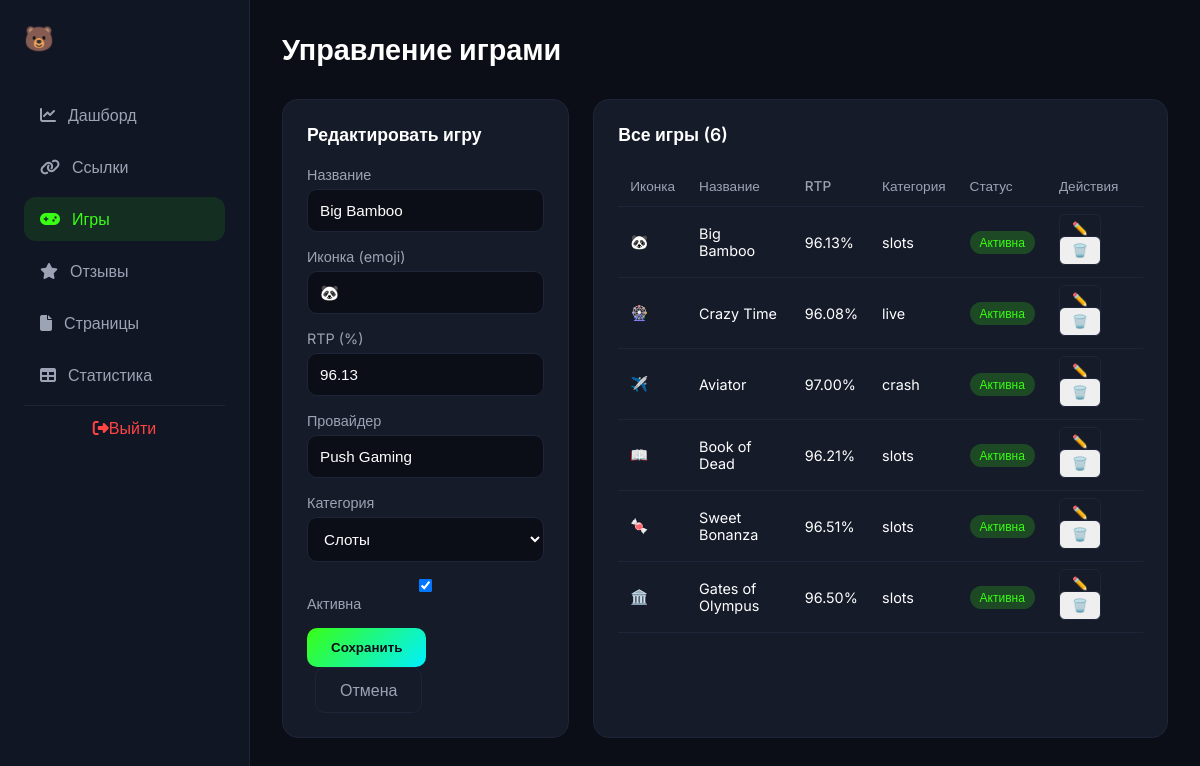
Page /admin/games.php?edit=6 (signed in) on the committed database.
### tables this page shows
CREATE TABLE games (
    id INT AUTO_INCREMENT PRIMARY KEY,
    name VARCHAR(255) NOT NULL,
    icon VARCHAR(10) DEFAULT '🎰',
    rtp DECIMAL(5,2) DEFAULT 96.00,
    provider VARCHAR(100),
    category ENUM('slots', 'live', 'crash') DEFAULT 'slots',
    is_active TINYINT(1) DEFAULT 1,
    sort_order INT DEFAULT 0,
    created_at TIMESTAMP DEFAULT CURRENT_TIMESTAMP,
    updated_at TIMESTAMP DEFAULT CURRENT_TIMESTAMP ON UPDATE CURRENT_TIMESTAMP
);

### admin/games.php (the view, shortened to what this page needs)
<?php
$db = getDB(); $message = '';
$games = $db->query("SELECT * FROM games ORDER BY id DESC")->fetchAll();
$edit = null;
if (isset($_GET['edit'])) { $stmt = $db->prepare("SELECT * FROM games WHERE id=?"); $stmt->execute([$_GET['edit']]); $edit = $stmt->fetch(); }
?>
<!DOCTYPE html>
<html lang="ru">
<head>
    <link rel="stylesheet" href="https://cdnjs.cloudflare.com/ajax/libs/font-awesome/6.4.0/css/all.min.css">
</head>
<body>
    <aside class="sidebar">
        <div class="sidebar-logo">🐻</div>
        <ul class="sidebar-nav">
            <li><a href="dashboard.php"><i class="fas fa-chart-line"></i>Дашборд</a></li>
            <li><a href="links.php"><i class="fas fa-link"></i>Ссылки</a></li>
            <li><a href="games.php" class="active"><i class="fas fa-gamepad"></i>Игры</a></li>
            <li><a href="reviews.php"><i class="fas fa-star"></i>Отзывы</a></li>
            <li><a href="pages.php"><i class="fas fa-file"></i>Страницы</a></li>
            <li><a href="stats.php"><i class="fas fa-table"></i>Статистика</a></li>
        </ul>
        <a href="logout.php" class="sidebar-logout"><i class="fas fa-sign-out-alt"></i>Выйти</a>
    </aside>
    <main class="main-content">
        <h1 class="page-title">Управление играми</h1>
        <div class="content-grid">
            <div class="form-card">
                <h3 class="card-title"><?=$edit?'Редактировать':'Добавить'?> игру</h3>
                <form method="POST">
                    <div class="form-group"><label>Название</label><input type="text" name="name" value="<?=$edit['name']??''?>" required></div>
                    <div class="form-group"><label>Иконка (emoji)</label><input type="text" name="icon" value="<?=$edit['icon']??'🎰'?>" required></div>
                    <div class="form-group"><label>RTP (%)</label><input type="text" name="rtp" value="<?=$edit['rtp']??'96.00'?>" required></div>
                    <div class="form-group"><label>Провайдер</label><input type="text" name="provider" value="<?=$edit['provider']??''?>" required></div>
                    <div class="form-group">
                        <label>Категория</label>
                        <select name="category">
                            <option value="slots" <?=($edit['category']??'')==='slots'?'selected':''?>>Слоты</option>
                        </select>
                    </div>
                    <div class="form-group"><label><input type="checkbox" name="is_active" <?=($edit['is_active']??1)?'checked':''?>> Активна</label></div>
                    <button type="submit" class="btn-save">Сохранить</button>
                    <?php if($edit):?><a href="games.php" class="btn-cancel">Отмена</a><?php endif;?>
                </form>
            </div>
            <div class="list-card">
                <h3 class="card-title">Все игры (<?=count($games)?>)</h3>
                <div style="overflow-x:auto">
                    <table>
                        <thead><tr><th>Иконка</th><th>Название</th><th>RTP</th><th>Категория</th><th>Статус</th><th>Действия</th></tr></thead>
                        <tbody>
                            <?php foreach($games as $g):?>
                            <tr>
                                <td><?=$g['icon']?></td><td><?=htmlspecialchars($g['name'])?></td>
                                <td><?=$g['rtp']?>%</td><td><?=$g['category']?></td>
                                <td><span class="badge <?=$g['is_active']?'badge-active':'badge-inactive'?>"><?=$g['is_active']?'Активна':'Скрыта'?></span></td>
                                <td>
                                    <a href="?edit=<?=$g['id']?>" class="btn-action">✏️</a>
                                    <form method="POST" style="display:inline" onsubmit="return confirm('Удалить?')">
                                        <button type="submit" class="btn-action delete">🗑️</button>
                                    </form>
                                </td>
                            </tr>
                            <?php endforeach;?>
                        </tbody>
                    </table>
                </div>
            </div>
        </div>
    </main>
</body>
</html>

### admin/games.php (style rules this page uses)
* { margin:0;padding:0;box-sizing:border-box }
body { font-family:'Inter',sans-serif;background:#0B0E17;color:#FFF;display:flex;min-height:100vh }
.sidebar { width:250px;background:#111624;border-right:1px solid #1E2538;padding:24px;position:fixed;height:100vh }
.sidebar-logo { font-size:1.5rem;font-weight:700;margin-bottom:40px;color:#39FF14 }
.sidebar-nav { list-style:none }
.sidebar-nav li { margin-bottom:8px }
.sidebar-nav a { display:flex;align-items:center;gap:12px;padding:12px 16px;color:#9BA3B5;text-decoration:none;border-radius:12px }
.sidebar-nav a:hover,.sidebar-nav a.active { background:rgba(57,255,20,0.1);color:#39FF14 }
.sidebar-logout { display:block;padding:12px;text-align:center;color:#ff4444;text-decoration:none;border-top:1px solid #1E2538;margin-top:auto }
.main-content { margin-left:250px;flex:1;padding:32px }
.page-title { font-size:1.8rem;font-weight:700;margin-bottom:32px }
.content-grid { display:grid;grid-template-columns:1fr 2fr;gap:24px }
.form-card,.list-card { background:#161B29;border:1px solid #1E2538;border-radius:16px;padding:24px }
.card-title { font-weight:600;margin-bottom:20px;font-size:1.1rem }
.form-group { margin-bottom:16px }
.form-group label { display:block;color:#9BA3B5;margin-bottom:6px;font-size:.9rem }
.form-group input,.form-group select { width:100%;padding:12px;background:#0B0E17;border:1px solid #1E2538;border-radius:10px;color:#FFF;font-size:.95rem }
.btn-save { padding:12px 24px;background:linear-gradient(135deg,#39FF14,#00F0FF);border:none;border-radius:10px;color:#0B0E17;font-weight:700;cursor:pointer }
.btn-cancel { padding:12px 24px;background:transparent;border:1px solid #1E2538;border-radius:10px;color:#9BA3B5;cursor:pointer;margin-left:8px;text-decoration:none;display:inline-block }
table { width:100%;border-collapse:collapse }
th,td { padding:12px;text-align:left;border-bottom:1px solid #1E2538 }
th { color:#9BA3B5;font-weight:500;font-size:.85rem }
td { font-size:.9rem }
.btn-action { padding:6px 12px;border:1px solid #1E2538;border-radius:6px;color:#9BA3B5;text-decoration:none;font-size:.8rem;margin-right:4px }
.badge { display:inline-block;padding:4px 10px;border-radius:20px;font-size:.75rem }
.badge-active { background:rgba(57,255,20,0.2);color:#39FF14 }

### rows in the picture
games: name "Big Bamboo", icon "🐼", rtp "96.13", provider "Push Gaming", category "Слоты", is_active "☑", category "slots", shows "Активна"
games: icon "🎡", name "Crazy Time", rtp "96.08", category "live", is_active "Активна"
games: icon "✈️", name "Aviator", rtp "97.00", category "crash", is_active "Активна"
games: icon "📖", name "Book of Dead", rtp "96.21", category "slots", is_active "Активна"
games: icon "🍬", name "Sweet Bonanza", rtp "96.51", category "slots", is_active "Активна"
games: icon "🏛️", name "Gates of Olympus", rtp "96.50", category "slots", is_active "Активна"

### other values in the picture
count($games) "6"
